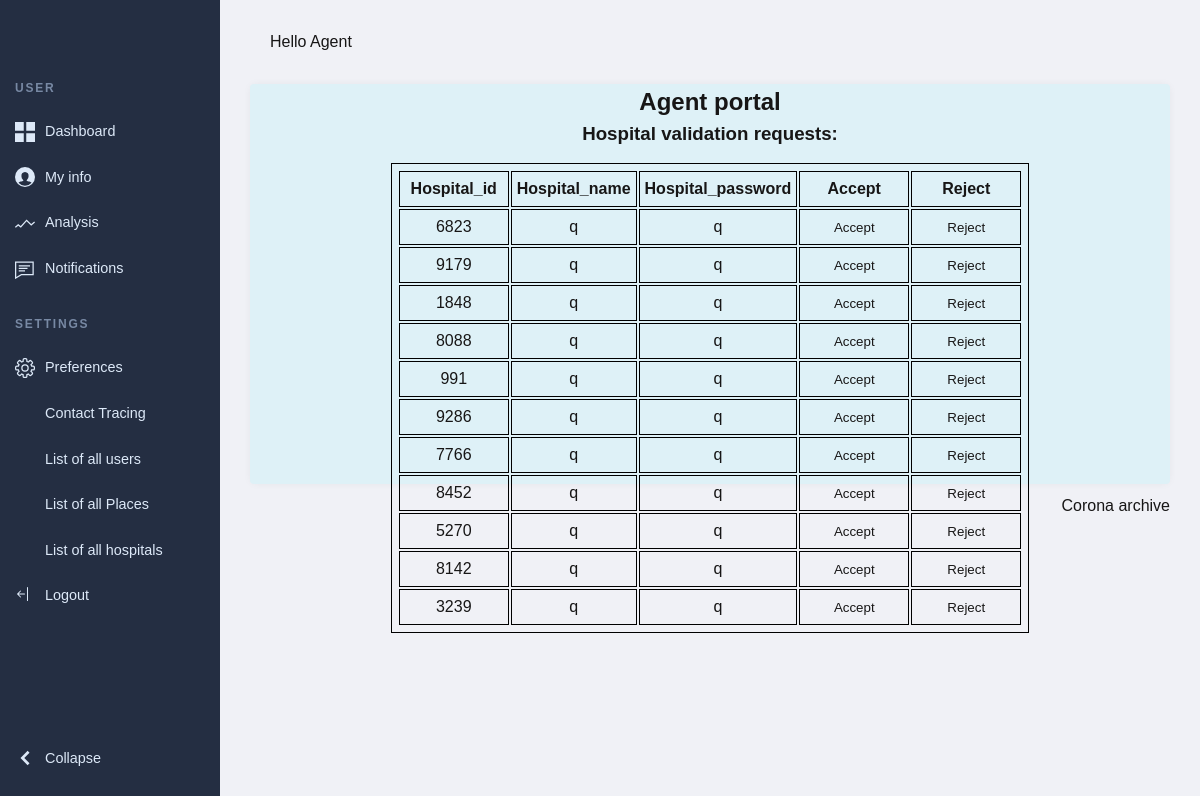
The page /hospital_request (signed in) on the database its author committed.
### tables this page shows
CREATE TABLE Hospital_approval( 
                 hospital_id text PRIMARY KEY NOT NULL, 
                 username text NOT NULL, 
                 password text NOT NULL
             );

### app.py (the view)
@app.route('/hospital_request',methods=['GET','POST'])
def showhospitalRequest():
    if session.get('loggedIn') == 'agent':
        return render_template('hospital_request.html', data=getAllHospitals())
    else:
        return redirect(url_for('index'))

### app.py (called while the page is built)
def db_connection(): #database connection
    conn = None
    try:
        conn = sqlite3.connect("project.sqlite")
    except sqlite3.error as e:
        print(e)
    return conn

def getAllHospitals(searchID = -1):
    conn = db_connection()
    cursor = conn.cursor()
    statement = f'SELECT * FROM Hospital_approval;'
    cursor.execute(statement)
    users = cursor.fetchall()
    users = [list(user) for user in users]
    return users

### templates/hospital_request.html (shortened to what this page needs)
{% extends 'base.html' %}
{% block body %}
<header class="page-header">
  <nav>
    <ul class="admin-menu">
      <li class="menu-heading">
        <h3>User</h3>
      </li>
      <li>
        <a href="/agent_dashboard">
          <svg>
            <use xlink:href="#dashboard"></use>
          </svg>
          <span>Dashboard</span>
        </a>
      </li>
      <li>
          <a href="#0">
            <svg>
              <use xlink:href="#users"></use>
            </svg>
            <span>My info</span>
          </a>
        </li>
      <li>
        <a href="#0">
          <svg>
            <use xlink:href="#trends"></use>
          </svg>
          <span>Analysis</span>
        </a>
      </li>
      <li>
        <a href="/hospital_request">
          <svg>
            <use xlink:href="#notifications"></use>
          </svg>
          <span>Notifications</span>
        </a>
      </li>
      <li class="menu-heading">
        <h3>Settings</h3>
      </li>
      <li>
        <a href="#0">
          <svg>
            <use xlink:href="#settings"></use>
          </svg>
          <span>Preferences</span>
        </a>
      </li>
      <li>
        <a href="/contact-tracing">
          <svg>
              <use xlink:href="#people"></use>
          </svg>
          <span>Contact Tracing</span>
        </a>
      </li>
      <li>
        <a href="/allusers">
          <svg>
            <use xlink:href="#people"></use>
          </svg>
          <span>List of all users</span>
        </a>
      </li>
      <li>
        <a href="/allplaces">
          <svg>
            <use xlink:href="#people"></use>
          </svg>
          <span>List of all Places</span>
        </a>
      </li>
      <li>
        <a href="/allhospitals">
          <svg>
            <use xlink:href="#people"></use>
          </svg>
          <span>List of all hospitals</span>
        </a>
      </li>
      <li>
      <li>
        <a href="/logout">
          <svg>
              <use xlink:href="#logout"></use>
          </svg>
          <span>Logout</span>
        </a>
      </li>
      <li>
        <div class="switch">
        </div>
        <button class="collapse-btn" aria-expanded="true" aria-label="collapse menu">
          <svg aria-hidden="true">
            <use xlink:href="#collapse"></use>
          </svg>
          <span>Collapse</span>
        </button>
      </li>
    </ul>
  </nav>
</header>
<section class="page-content">
	<section class="search-and-user">
		<div class="admin-profile" style="text-align: left;">
		<span class="greeting">Hello Agent</span>
		</div>
	</section>
	<section class="grid">
		<article>
            <div class="container">
                <h2>Agent portal</h2>
                <h3>Hospital validation requests:</h3>
                <table style="margin-top:15px" id="val">
                  <thead>
                    <tr>
                      <th>Hospital_id</th>
                      <th>Hospital_name</th>
                      <th>Hospital_password</th>
                      <th>Accept</th>
                      <th>Reject </th>
                    </tr>
                  </thead>
                  <tbody id="myTable">
                    {% for row in data %}
                          <tr>
                              <td>{{row[0]}}</td>
                              <td>{{row[1]}}</td>
                              <td>{{row[2]}}</td>
                              <td> <a href="/HospitalReq?state=1&id={{row[0]}}&username={{row[1]}}&password={{row[2]}}"> <button type="submit">Accept</button> </a> </td>
                              <td> <a href="/HospitalReq?state=0&id={{row[0]}}&username={{row[1]}}&password={{row[2]}}"> <button type="submit">Reject</button> </a> </td>
                          </tr>
                      {% endfor %}
                  </tbody>
                </table>
              </div>
        </article>
	</section>
	<footer class="page-footer">
		<span>Corona archive</span>
	</footer>
</section>
{% endblock %}

### templates/base.html (shortened to what this page needs)
<!DOCTYPE html>
<html lang="en">
<head>
	<link rel="stylesheet" type="text/css" href="{{ url_for('static', filename='css/portal.css') }}">
</head>
<body>
    {% block body %}{% endblock %}
</body>
</html>

### static/css/portal.css (style rules this page uses)
:root { --page-header-bgColor: #242e42; --page-header-bgColor-hover: #1d2636; --page-header-txtColor: #dde9f8; --page-header-headingColor: #7889a4; --page-header-width: 220px; --page-content-bgColor: #f0f1f6; --page-content-txtColor: #171616; --page-content-blockColor: #fff; --white: #fff; --black: #333; --blue: #00b9eb; --red: #ec1848; --border-radius: 4px; --box-shadow: 0 0 10px -2px rgba(0, 0, 0, 0.075); --switch-bgLightModeColor: #87cefa; --switch-sunColor: gold; --switch-moonColor: #f4f4f4; --switch-bgDarkModeColor: #1f1f27; }
* { padding: 0; margin: 0; box-sizing: border-box; }
ul { list-style: none; }
a, button { color: inherit; }
a { text-decoration: none; }
button { background: none; cursor: pointer; }
button, input { border: none; }
svg { display: block; }
body { font: 16px/1.5 "Lato", sans-serif; }
.page-header { position: fixed; top: 0; left: 0; right: 0; bottom: 0; overflow: auto; padding-top: 20px; width: var(--page-header-width); color: var(--page-header-txtColor); background: var(--page-header-bgColor); }
.page-header nav { display: flex; flex-direction: column; min-height: 100%; }
.page-header .admin-menu { display: flex; flex-direction: column; flex-grow: 1; margin-top: 35px; }
.page-header .admin-menu li:nth-last-child(2) { margin-bottom: 35px; }
.page-header .admin-menu li:last-child { margin-top: auto; margin-bottom: 20px; }
.page-header .admin-menu li > * { width: 100%; padding: 12px 15px; }
.page-header .admin-menu .menu-heading h3 { text-transform: uppercase; letter-spacing: 0.15em; font-size: 12px; margin-top: 12px; color: var(--page-header-headingColor); }
.page-header .admin-menu svg { width: 20px; height: 20px; fill: var(--page-header-txtColor); margin-right: 10px; }
.page-header .admin-menu a, .page-header .admin-menu button { display: flex; align-items: center; font-size: 0.9rem; }
.page-content { position: relative; left: var(--page-header-width); width: calc(100% - var(--page-header-width)); min-height: 100vh; padding: 30px; color: var(--page-content-txtColor); background: var(--page-content-bgColor); }
.search-and-user { display: grid; grid-template-columns: 1fr auto; grid-column-gap: 50px; align-items: center; background: var(--page-content-bgColor); margin-bottom: 30px; }
.search-and-user ::placeholder { color: var(--white); }
.search-and-user .admin-profile { display: flex; align-items: center; }
.search-and-user .admin-profile .greeting { margin: 0 10px 0 20px; }
.page-content .grid { display: grid; grid-template-columns: repeat(2, 1fr); grid-gap: 30px; }
.page-content .grid > article { display: flex; height: 400px; background: var(--page-content-blockColor); border-radius: var(--border-radius); box-shadow: var(--box-shadow); align-items: center; justify-content: center; text-align: center; }
.page-footer { font-size: 1rem; display: flex; align-items: center; justify-content: flex-end; margin-top: 10px; }

### templates/hospital_request.html (style rules this page uses)
.page-content .grid { display: grid; grid-template-columns: repeat(1, 1fr); grid-gap: 30px; }
.page-content .grid > article { display: flex; height: 400px; background: var(--page-content-blockColor); border-radius: var(--border-radius); box-shadow: var(--box-shadow); align-items:initial; justify-content: center; text-align: center; background: #def1f7; }
* { box-sizing: border-box; }
body { margin: 0; font-family: Arial, Helvetica, sans-serif; }
table, th, td { width:110px; text-align:center; border:1px solid black; padding:5px; margin-left: 0; margin-right: 0; }
table { width: 100%; }

### rows shown on the page
Hospital_approval: hospital_id "6823", username "q", password "q"
Hospital_approval: hospital_id "9179", username "q", password "q"
Hospital_approval: hospital_id "1848", username "q", password "q"
Hospital_approval: hospital_id "8088", username "q", password "q"
Hospital_approval: hospital_id "991", username "q", password "q"
Hospital_approval: hospital_id "9286", username "q", password "q"
Hospital_approval: hospital_id "7766", username "q", password "q"
Hospital_approval: hospital_id "8452", username "q", password "q"
Hospital_approval: hospital_id "5270", username "q", password "q"
Hospital_approval: hospital_id "8142", username "q", password "q"
Hospital_approval: hospital_id "3239", username "q", password "q"
